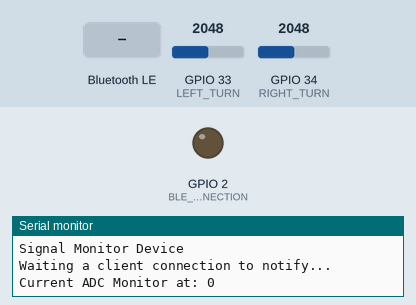
The sketch below on a simulated ESP32. On the bench: output pins drawn as LEDs (lit = HIGH), the last lines printed to the serial monitor. The test bench sets the inputs (shaded band); at power-on: GPIO 34 (RIGHT_TURN) = 2048, GPIO 33 (LEFT_TURN) = 2048. EEPROM starts erased; nothing arrives over Bluetooth unless stated; a phone connects over Bluetooth LE 3 s after start.

Above: at 1.2 s.
1.3 s: Bluetooth LE write "5" received
At 3.7 s:
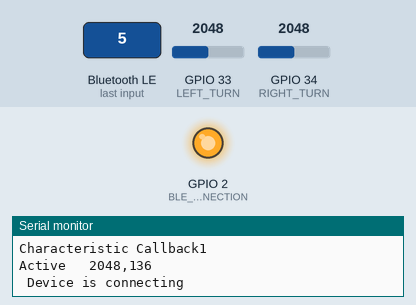
4.3 s: GPIO 34 (RIGHT_TURN) set to 60
5.9 s: Bluetooth LE write "5" received
Timing chart, 0 to 8.9 s (numbered marks = the images above; inputs shaded):
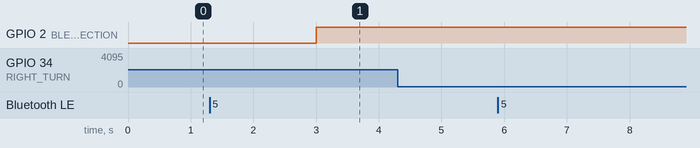

The sketch:

Signal_Monitor_BLEv1.ino
```cpp
// (licence header left out)
#include "esp_adc_cal.h"
#include <BLEDevice.h>
#include <BLEServer.h>
#include <BLEUtils.h>
//#include <BLE2902.h>
//#include <BLE2904.h>
#include <EEPROM.h>
#include <Preferences.h>


#define RIGHT_TURN     34
#define LEFT_TURN     33
#define FILTER_LEN  15

#define SIGNAL_SERVICE_UUID  "4fafc201-1fb5-459e-8fcc-c5c9c3319142"
#define MONITOR_CHARACTERISTIC_A_UUID "beb5483e-36e1-4688-b7f5-ea07361b26a8"
#define VOLTAGE_SETTING_CHARACTERISTIC_B_UUID "beb5483e-36e1-4688-b7f6-ea07361b26b9"
#define VOLTAGE_CHARACTERISTIC_C_UUID "beb5483e-36e1-4688-b7f6-ea07361b26c7"
//#define CHARACTERISTIC_C_UUID "beb5483e-36e1-4688-b7f7-ea07361b26c8"
//#define CHARACTERISTIC_D_UUID "beb5483e-36e1-4688-b7f8-ea07361b26d9"

BLEServer* pServer = NULL;
BLECharacteristic* pCharacteristicA = NULL;
BLECharacteristic* pCharacteristicB = NULL;
BLECharacteristic* pCharacteristicC = NULL;
//BLECharacteristic* pCharacteristicD = NULL;

Preferences preferences;

bool deviceConnected = false;
bool oldDeviceConnected = false;
bool voltageDetected = false;

uint32_t value = 0;

String txString;

int ADC_Setting;  //ADC setting from mobile iOS app


//These will need to be updated to the GPIO pins for each control circuit.
int POWER = 13; //13
int TIMER_SWITCH = 0;
int BLE_CONNECTION = 2; //15
int VOLTAGE_DETECTED = 16; //16

uint32_t AN_Pot1_Buffer[FILTER_LEN] = {0};
int AN_Pot1_i = 0;
int AN_Pot1_Raw = 0;
int RIGHT_TURN_Raw = 0;
int LEFT_TURN_Raw = 0;
int AN_Pot1_Filtered = 0;

class MyCallbacks: public BLECharacteristicCallbacks {
    void onWrite(BLECharacteristic *pCharacteristic) {
      std::string value = pCharacteristic->getValue();
      Serial.println("Characteristic Callback1");
    };
};

class ADCSettingCallback: public BLECharacteristicCallbacks {
    void onWrite(BLECharacteristic *pCharacteristic) {
      std::string value = pCharacteristic->getValue();
      Serial.println("Characteristic Voltage");
      if (value.length() > 0) {
        Serial.println("*********");
        Serial.print("ADC New value: ");

        char Str[] = {value[0], value[1], value[2], value[3], value[4]};

        Serial.println(atoi(Str));
        ADC_Setting = atoi(Str);
        preferences.putUInt("ADC_SetPoint", ADC_Setting);
        Serial.printf("ADC = ");
        Serial.println(ADC_Setting);
        EEPROM.write(1,ADC_Setting);
        EEPROM.commit();
        delay(500);
        byte value = EEPROM.read(1);
        Serial.println("ADC stored in EEPROM " + String(value));
        Serial.println();
        Serial.println("*********");
        preferences.end();
     };
  };
};

class VoltageCallback: public BLECharacteristicCallbacks {
    void onWrite(BLECharacteristic *pCharacteristic) {
      std::string value = pCharacteristic->getValue();
      Serial.println("Characteristic Voltage");
    };
};


class MyServerCallbacks: public BLEServerCallbacks {
    void onConnect(BLEServer* pServer) {
      deviceConnected = true;
    };

    void onDisconnect(BLEServer* pServer) {
      deviceConnected = false;
    }
};

void setup() {
  Serial.begin(115200);
  Serial.println("Signal Monitor Device");

  preferences.begin("my−app", false);

  pinMode(POWER, OUTPUT);
  pinMode(BLE_CONNECTION, OUTPUT);
  pinMode(VOLTAGE_DETECTED, INPUT);


  digitalWrite(POWER, LOW);
  digitalWrite(BLE_CONNECTION, LOW);
  digitalWrite(VOLTAGE_DETECTED, LOW);


  // Create the BLE Device
  BLEDevice::init("SiGMo");

  // Create the BLE Server
  pServer = BLEDevice::createServer();
  pServer->setCallbacks(new MyServerCallbacks());

  // Create the BLE Service
  BLEService *pService = pServer->createService(SIGNAL_SERVICE_UUID);


  // Create a BLE Characteristic A
  pCharacteristicA = pService->createCharacteristic(
                      MONITOR_CHARACTERISTIC_A_UUID,
                      BLECharacteristic::PROPERTY_READ   |
                      BLECharacteristic::PROPERTY_WRITE_NR |
                      BLECharacteristic::PROPERTY_NOTIFY |
                      BLECharacteristic::PROPERTY_INDICATE
                    );

// Create a BLE Characteristic B
  pCharacteristicB = pService->createCharacteristic(
                      VOLTAGE_SETTING_CHARACTERISTIC_B_UUID,
                      BLECharacteristic::PROPERTY_READ   |
                      BLECharacteristic::PROPERTY_WRITE_NR  |
                      BLECharacteristic::PROPERTY_NOTIFY |
                      BLECharacteristic::PROPERTY_INDICATE
                    );

// Create a BLE Characteristic C
  pCharacteristicC = pService->createCharacteristic(
                      VOLTAGE_CHARACTERISTIC_C_UUID,
                      BLECharacteristic::PROPERTY_READ   |
                      BLECharacteristic::PROPERTY_WRITE_NR  |
                      BLECharacteristic::PROPERTY_NOTIFY |
                      BLECharacteristic::PROPERTY_INDICATE
                    );

  pCharacteristicA->setCallbacks(new MyCallbacks());
  pCharacteristicB->setCallbacks(new ADCSettingCallback());
  pCharacteristicC->setCallbacks(new VoltageCallback());  //THIS MAY NOT BE NEEDED

  pService->start();

  // Start advertising
  BLEAdvertising *pAdvertising = BLEDevice::getAdvertising();
  pAdvertising->addServiceUUID(SIGNAL_SERVICE_UUID);
  pAdvertising->setScanResponse(false);
  pAdvertising->setMinPreferred(0x0);  // set value to 0x00 to not advertise this parameter
  BLEDevice::startAdvertising();
  Serial.println("Waiting a client connection to notify...");

  unsigned int ADC_SetPoint = preferences.getUInt("ADC_SetPoint", 0);

  Serial.printf("Current ADC Monitor at: %u\n", ADC_SetPoint);
}

void loop() {

    if (deviceConnected) {
        digitalWrite(BLE_CONNECTION, HIGH);
        RIGHT_TURN_Raw = analogRead(RIGHT_TURN);
        LEFT_TURN_Raw = analogRead(LEFT_TURN);
        if (RIGHT_TURN_Raw > 0) {
          AN_Pot1_Raw = RIGHT_TURN_Raw;
        }
        if (LEFT_TURN_Raw > 0) {
          AN_Pot1_Raw = LEFT_TURN_Raw;
        }
        AN_Pot1_Filtered = readADC_Avg(RIGHT_TURN_Raw);
        //Serial.print(AN_Pot1_Raw);        // Print Raw Reading
        //Serial.print(',');                // Comma Separator
        //Serial.println(AN_Pot1_Filtered); // Print Filtered Output
        //double ADC = AN_Pot1_Filtered;
        //char txString[5];
        //dtostrf(ADC,1,2,txString);
        //pCharacteristicC->setValue(txString);
        //pCharacteristicC->notify();
        //AN_Pot1_Raw = 0;
        if ((AN_Pot1_Filtered >= 100) && (voltageDetected == false)) {
          digitalWrite(VOLTAGE_DETECTED, HIGH);
          char txString[4];
          dtostrf(AN_Pot1_Filtered, 1, 2, txString);
          pCharacteristicC->setValue(txString);
          pCharacteristicC->setValue(txString);
          pCharacteristicC->notify();
          delay(100);
          int value = 1;
          Serial.print("Active   ");
          Serial.print(AN_Pot1_Raw);        // Print Raw Reading
          Serial.print(',');                // Comma Separator
          Serial.println(AN_Pot1_Filtered); // Print Filtered Output
          pCharacteristicA->setValue((uint8_t*)&value, 4);
          pCharacteristicA->notify();
          voltageDetected = true;

        } else if ((AN_Pot1_Filtered <= 100) && (voltageDetected == true)) {
            digitalWrite(VOLTAGE_DETECTED, LOW);
            char txString[4];
            dtostrf(AN_Pot1_Filtered, 1, 2, txString);
            pCharacteristicC->setValue(txString);
            pCharacteristicC->setValue(txString);
            pCharacteristicC->notify();
            delay(100);                       // wait for a milli
            int value = 0;
            Serial.print("Not Active   ");
            Serial.print(AN_Pot1_Raw);        // Print Raw Reading
            Serial.print(',');                // Comma Separator
            Serial.println(AN_Pot1_Filtered); // Print Filtered Output
            pCharacteristicA->setValue((uint8_t*)&value, 4);
            pCharacteristicA->notify();
            voltageDetected = false;
        }
        //char txString[5];
        //dtostrf(AN_Pot1_Filtered,1,2,txString);
    }
    // disconnecting
    if (!deviceConnected && oldDeviceConnected) {
        delay(100); // give the bluetooth stack the chance to get things ready
        pServer->startAdvertising(); // restart advertising
        Serial.println("start advertising");
        oldDeviceConnected = deviceConnected;
       digitalWrite(BLE_CONNECTION, LOW);
    }
    // connecting
    if (deviceConnected && !oldDeviceConnected) {
        // do stuff here on connecting
        Serial.println(" Device is connecting");
        oldDeviceConnected = deviceConnected;
    }
}

uint32_t readADC_Avg(int ADC_Raw)
{
  int i = 0;
  uint32_t Sum = 0;

  AN_Pot1_Buffer[AN_Pot1_i++] = ADC_Raw;
  if(AN_Pot1_i == FILTER_LEN)
  {
    AN_Pot1_i = 0;
  }
  for(i=0; i<FILTER_LEN; i++)
  {
    Sum += AN_Pot1_Buffer[i];
  }
  return (Sum/FILTER_LEN);
}
```
